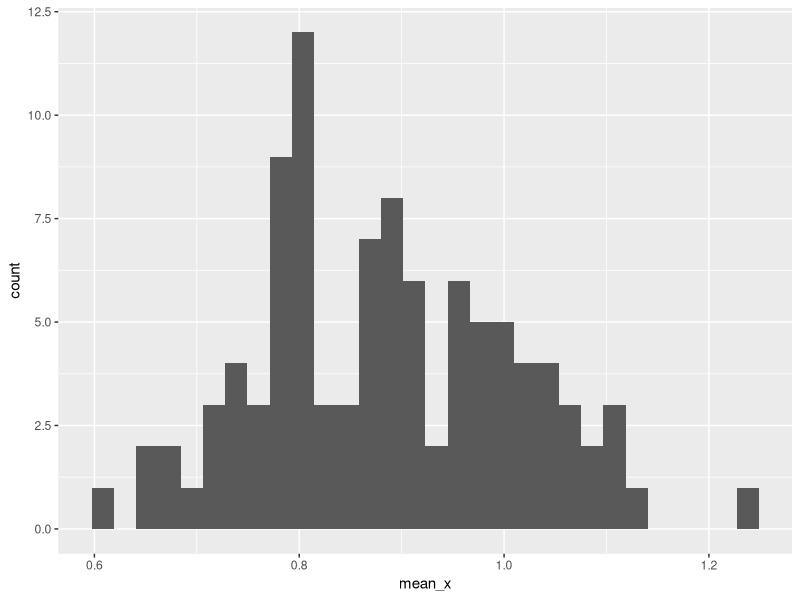
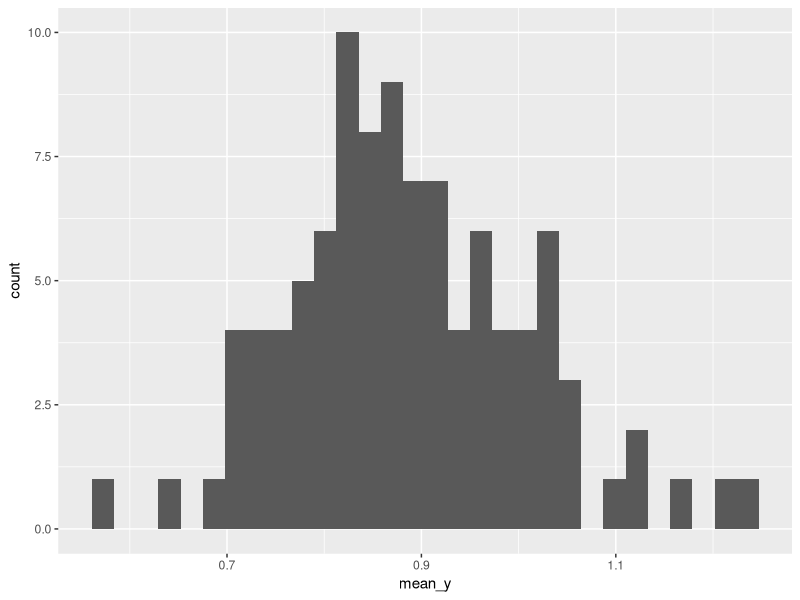
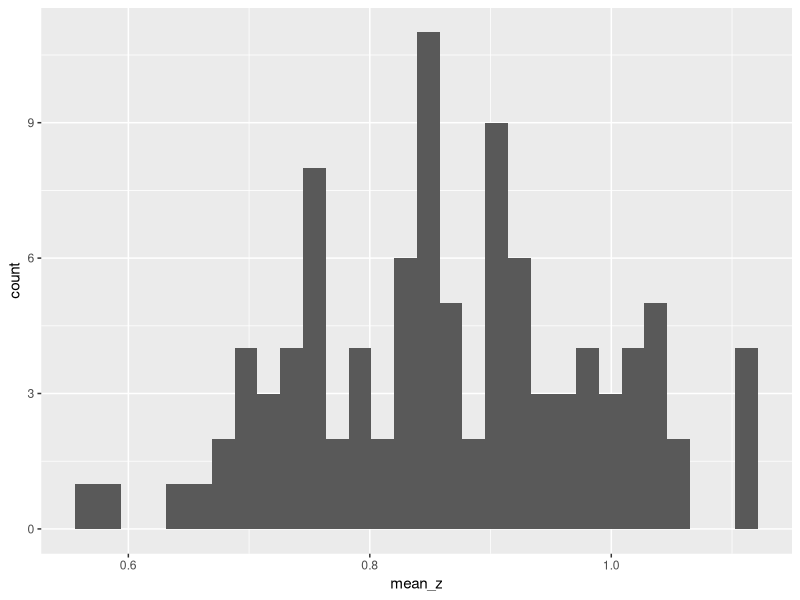

These charts were generated, in order, by the following R code:
## ---- chunk 1
knitr::opts_chunk$set(echo = TRUE)
## ---- chunk 2
d<-(c(0, 5,6 ,7, 8, 1, 3, 0, 0, 0, 9, 6, 4, 2, 3, 4, 5, 6, 7, 0, 0))
counter<- 0 
# find the number of zeros in the list numbers
for(i in 1:length(d)){
  if (d[i]==0){
counter<-  counter+1
  }}

# find how many zeros are in the list again

zeros<- d[d==0]
length(zeros)

new_matrix<-function(i, j){
d<- matrix(runif(i*j), nrow = i, ncol=j)

for(i in 1:nrow(d)){
  for(j in 1:ncol(d)){
    d[i,j]<- i*j
  }
}
return(d)
}

new_matrix(4,5)
## ---- chunk 3

# ------------Question #3------------------
library(tidyverse)
# generate random data and take the means of the new random data
x<-abs(rnorm(runif(20)))
y<-abs(rnorm(runif(20)))
z<-abs(rnorm(runif(20)))
mean_x<-mean(x)
mean_y<-mean(y)
mean_z<-mean(z)

d<-data.frame(x,y,z)

# function to reshuffle the data
shuffle_data<- function(d) {
  d<- pivot_longer(d, cols=c(x,y,z), names_to= "Group", values_to="Response")
  # pivot the data
d[,2]<- sample(d$Response)

d<-group_by(d,Group)
mean<- summarize(d, Mean=mean(Response))
}
shuffle_data(d)

d_new<- data.frame(ID=1:100,
                   mean_x,
                   mean_y,
                   mean_z)
# make new data frame with the means of the original random data
for (i in 1:100){
  new_means<- shuffle_data(d)
  d_new[i,2]<- new_means[1,2]
  d_new[i,3]<- new_means[2,2]
  d_new[i,4]<- new_means[3,2]
  
}
print(d_new)
## ---- chunk 4
##### Graph Data ##### 
library(ggplot2)
ggplot(d_new, aes(x=mean_x))+ geom_histogram() 
# histogram of x mean
ggplot(d_new, aes(x=mean_y))+ geom_histogram() 
# histogram of y mean
ggplot(d_new, aes(x=mean_z))+ geom_histogram() 
# histogram of z mean
